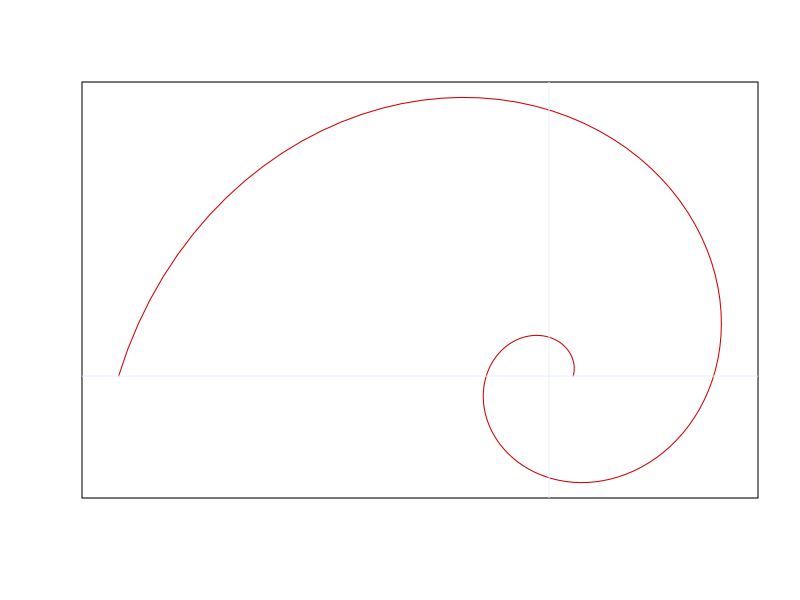

Reproduce this figure in R.
# tocID <- "R_Exercise-BasicSetup.R"
#
# Purpose: Configure and verify the basic setup of R projects. Play with
#          code.
#
# Note:    This project lives on Github:
#          https://github.com/hyginn/R_Exercise-BasicSetup
#
# Version: 1.2.2
#
# Date:    2022  09
# Author:  Boris Steipe (boris.steipe@utoronto.ca)
#
# V 1.2.2  2022 - Maintenance
# V 1.2.1  2021 - Maintenance
# V 1.2    Maintenance, and removing files that are no longer needed
# V 1.1    Add fast phi calculation and complex expression selection
# V 1.0    Golden Spiral example
# V 0.2    Additions to integrate with tutorial
# V 0.1    First code
#
# TODO:
#


#TOC> ==========================================================================
#TOC>
#TOC>   Section  Title                                         Line
#TOC> -------------------------------------------------------------
#TOC>   1        The RStudio layout                              50
#TOC>   2        Executing code                                  69
#TOC>   2.1        Up-arrow recalls previous commands            78
#TOC>   2.2        History tab                                   89
#TOC>   2.3        Command-specific history                      94
#TOC>   2.4        Cmd-Enter to execute selected code           102
#TOC>   2.5        Analyzing expressions inside-out             174
#TOC>   3        Files, and the working directory               235
#TOC>   4        Change some code and save the change           249
#TOC>   5        Quit, and restart where you left off           277
#TOC>   6        Shortcuts and autocomplete                     295
#TOC>   7        Summary                                        361
#TOC>
#TOC> ==========================================================================


#  BRAVA! You have successfully loaded the project file from GitHub.

# Now go through the tasks below.

# =    1  The RStudio layout  ==================================================

# In the default layout of RStudio's panes, this script file has been opened in
# the top-left pane; I refer to this as the "Script Pane". This is where you
# read and edit files.

# The pane below (bottom-left) is the "Console". This is where you type
# commands, or execute them from a script. This is also where RStudio produces
# its output.

# The pane at the top-right is the "Environment Pane". This is where you can see
# which variables or functions have currently been defined ("assigned") and what
# their values are.

# The pane at the bottom-right displays different kinds of information in its
# tabs: In the "Files Tab" you see a directory listing of the contents of the
# current working directory. The "Plots Tab" shows plots and graphs that R has
# created. And the "Help Tab" displays the information in R's help system.

# =    2  Executing code  ======================================================
#
#  You can execute code by typing it into the console.
#  Type: 3 + 4  and then hit <enter>
#
#  Now type: 1 + sqrt(5) / 2
#  (This is NOT the Golden Ratio, phi)
#

# ==   2.1  Up-arrow recalls previous commands  ================================
#  To change this to the formula for the Golden Ratio, you need to use
#  parentheses to enforce the proper operator precedence. Use the up-arrow key
#  to get the expression back on the command-line, then use the left and right
#  arrow keys to edit the expression and enter the correct parentheses: the
#  expression should read (1 + sqrt(5)) / 2
#  Then press <enter> to execute the corrected expression.
#  R should respond with
#       [1] 1.618034
#

# ==   2.2  History tab  =======================================================
# Another way to access previously typed code is through the History tab in the
# upper-right pane. Scroll to find a line that you want to execute or edit,
# double-click it, and it will appear in the Console. Try this.

# ==   2.3  Command-specific history  ==========================================
# Even more convenient is to type a few characters of a previous command, then
# hit <cmd><up-arrow>. A little window with previous commands that begin with
# the characters you just typed pops up and if you select one and hit <enter>,
# it gets loaded into the command line and you can either hit enter to execute
# it again, or edit it. This won't make a lot of sense now because you haven't
# entered many commands yet - it will be quite useful later.

# ==   2.4  Cmd-Enter to execute selected code  ================================
# You can ALSO execute code by selecting code in the Script Pane (where you are
# readinf right now) and pressing <command><enter> (or <ctrl><enter> on
# Windows). This passes code from the Script Pane to the console and executes it
# automatically. This is very convenient - in fact, this is the preferred way to
# work with lengthy scripts. Try this immediately: place the cursor anywhere
# into the expression below and type <command><enter>:


cat("\n  /\\_/\\\n ( o.o )\n  > ^ <\n\n")

# (No, the function cat() is not specifically meant to draw images of cats!
# Its name comes from conCATenate.)

# There are several variants to selecting and executing code. Read this
# carefully and try the alternatives - these three crazy tricks will change your
# life:

#  - When nothing is selected in the Script Pane, pressing <command><enter> will
#    execute the current line and move the cursor to the next line. You can
#    "walk" through code line by line in this way.
#
#  - This is the same as if you would have selected an entire line.
#
#  - If you select more than one line, you can execute an entire block of code
#    at once. Try this: select the block of code below, (from the first
#    assignment of FibPrev to the print() statement) and hit <command><enter>
#    to execute it. The code calculates successive approximations of the Golden
#    Ratio from Fibonacci numbers, and then prints the "true" value.

FibPrev <- 1L    # assign integer 1
FibCurr <- 1L
for (i in 1:40) {
    print(FibCurr / FibPrev, digits = 22) # approximate phi as the ratio of
    # two successive Fibonacci numbers
    tmp <- FibCurr
    FibCurr <- FibPrev + FibCurr          # calculate the next Fibonacci number
    FibPrev <- tmp                        # swap
}
print((1 + sqrt(5)) / 2, digits = 22)     # the real Golden Ratio for comparison
print(FibCurr)                            # the Fib_40 is pretty large

# Nb. This is a slow algorithm - it adds about a digit of accuracy every 3.5
# iterations. While we're here, let's play a bit: Here is a MUCH faster
# algorithm, based on the following identities:
#    Given F[k] and F[k + 1]:
#        F_2k   == F_k * ((2 * F_k+1) - F_k)
#        F_2k+1 == F_k^2 + F_k+1^2

FibPrev <- 1L    # assign integer 1
FibCurr <- 1L
for (i in 1:7) {
    print(FibCurr / FibPrev, digits = 22) # approximate phi as the ratio of
    # two successive Fibonacci numbers
    Fk  <- FibPrev
    Fk1 <- FibCurr
    FibPrev <- Fk * ((2 * Fk1) - Fk)  # calculate F_2k
    FibCurr <- Fk^2 + Fk1^2           # calculate F_2k+1
}
print((1 + sqrt(5)) / 2, digits = 22)   # The real Golden Ratio (approximately)
print(FibCurr)                          # Huge number, efficiently found


# This is just playing with numbers (i) for you to practice reading code, (ii)
# experimenting with alternatives (for example you could install the Rmpfr
# package for arbitrarily accurate computations, and calculate phi to 100 digits
# accuracy), and (iii) understand that efficient algorithms can be _very_ much
# faster than naive approaches to calculate. Often, whether something can be
# practically calculated at all depends on whether you can approach the problem
# in a way that it maps to a problem for which an efficient algorithm is
# available.

# ==   2.5  Analyzing expressions inside-out  ==================================
# Selecting and executing code is also really useful to analyze complex, nested
# R expressions from the inside out. To do this, you select _less_ than
# one line of code.

# Here's an example: assume you would like to try an intermittent fasting
# regime, fasting every fifth day, starting tomorrow. What will the next five
# weekdays of fasting be?

format(Sys.Date() + 1 + seq(0, length.out = 5, by = 5), "%a")

# That seems to be the correct result, but how on earth does this work?
# To understand this, we analyze the components of this expression. First
# select  Sys.Date() and execute it. You should get today's date.
#
# Next select Sys.Date() + 1 and execute that. This should give you
# tomorrow's date.
#
# Next select seq(0, length.out = 5, by = 5) and execute it. You should get
# [1]  0  5 10 15 20 ... i.e a vector of numbers, starting from 1, 5 numbers
#                            in all, each incremented by 5.
#
# What do we get when we add one to this vector? Select
# 1 + seq(0, length.out = 5, by = 5)
# and execute it to find out.
#
# And what do we get when we add a date to this resulting vector? Select
# Sys.Date() + 1 + seq(0, length.out = 5, by = 5)
# and execute it. These are the next five fasting days.

# And finally, what weekdays are these? format() is a versatile function that
# can handle many different types of R objects. We call this a "generic"
# function. If the object is of class "Date", the function sends the data to the
# format.Date() function, which knows how to convert this into weekdays (see
# ?strptime for a complete list of format options).

# Get into the habit to decompose R expressions and analyze what the individual
# components do, how they are nested, and how they work together. This is what
# reading code is about. If you just gloss over such complicated expressions
# you won't learn.

# I don't always write code in such nested ways for two reasons: (1) its
# not always obvious what happens, and code MUST be obvious or it is bad code;
# and (2) this is hard to debug if something goes wrong. Thus for course code
# I tend more often to write the same thing as:

x <- Sys.Date() + 1
x <- x + seq(0, length.out = 5, by = 5)
format(x, "%a")

# In this case we can watch how x changes line by line in the Environment
# Pane (top right) and check that what we do is correct.
#
#    N.b. Some people advocate using the pipe operator "%>%" from the magrittr::
#    package (also part of the "tidyverse"). And they often write very
#    enthusiastically about its benefits. After many years of considering it
#    I still think this is a poor idea. If you like, we can discuss this at some
#    point. But the idiom of using intermediate assignments to some variable
#    x or similar is what you will encounter most frequently in this course.


# =    3  Files, and the working directory  ====================================
#
# We need to make sure the working directory is set correctly. Execute
list.files()
# ... to get a list of files in the current working directory.
# If this is not the list of files you see in RStudio's  Files Pane, execute
getwd()
# ... to see what the working directory is set to. Then use the menu:
# Session -> Set Working Directory -> To Project Directory
# This executes the correct setwd() command. Confirm by executing
list.files()
# ... again.
#

# =    4  Change some code and save the change  ================================
#
# Here is a bit of code that plots 1.5 turns of the Golden Spiral. Don't worry
# if you don't understand the details - that's not the point right now. Execute
# the code.

turns <- 1.5                                 # number of turns to plot
p <- seq(0, (turns * 2 * pi),
         length.out = round(turns * 100))    # intervals, in radians
plot(exp(0.3061868562 * p) * cos(p),         # x-coordinates
     exp(0.3061868562 * p) * sin(p),         # y-coordinates
     type = "l", col = "#CC0000",            # draw as a red line
     xaxt = "n", yaxt = "n",                 # turn tick-marks off
     xlab = "", ylab = "",                   # turn axis labels off
     asp = 1.0)                              # plot with 1:1 aspect ratio
abline(v = 0, col = "#E6EEFF")               # add pale-blue vertical ...
abline(h = 0, col = "#E6EEFF")               # ... and horizontal line

# Now change the value of "turns" from 1.5 to 2.75 in the code above. Note that
# the filename in the Script Pane changes colour: it turns red and has a star
# behind it. This means: this script has unsaved changes.

# Execute the modified block of code. The number of the turns increases.

# Now save the change. The filename changes to black again. The Modified date
# of the script in the Files Pane is now today's date.


# =    5  Quit, and restart where you left off  ================================
#
# Finally, we'll quit RStudio and restart the project. It should be obvious how
# to quit. But here's how to reload a project.

# Choose: File -> Recent Projects -> <the project you need>

# Note: Take care to choose the "Recent Projects" menu option,
#       not "Recent Files".

# Try this out, use the File -> Quit Session... option to quit - and if you are
# being asked if you want to save anything, for the purpose of this course or
# workshop _always_ answer "No". Then reload the project, note that the value of
# turns should now be what you had changed it to.

# Plot another beautiful spiral for good measure.


# =    6  Shortcuts and autocomplete  ==========================================

# RStudio's editor has a number of useful shortcuts and aids for efficient
# coding. Try them.
#
#   - Typing an opening parenthesis automatically types the closing parenthesis.
#
#   - Selecting text and typing a quotation mark quotes the selected text.
#
#   - Both bracketing and quoting of selected code work with single- and
#     double quotation marks, parentheses, square brackets and curly braces.
#
#   - Typing a newline character automatically indents the following line.
#
#   - Typing a newline inside a comment automatically prefixes the line
#     with a comment character.
#
#   - Typing the first three letters of a variable or function name lists
#     possible choices to autocomplete. Use the arrow keys to select, hit
#     <enter> or <tab> to execute. Note that this is not case sensitive.
#     Autocomplete is therefore especially useful if you are not sure about
#     the correct case. Try it: type  Tur  and you should get the variable
#     "turns" selected.
#
#   - typing <alt>-<up-arrow> shifts a line (or selected block) up or down.
#     (I use this a lot :-)
#
#   - holding <alt> while selecting things allows you to select columns.
#     Try this: in the block below select and delete the extra two
#     columns of sevens:
#
#     012345677789
#     012345677789
#     012345677789
#
#   - note how the insert cursor spans all three lines. You can also use this
#     to type into several lines at once! Try this: place the cursor behind the
#     three nines, then type abcdef. Hex.
#
#   - You can customize the keyboard layout and this makes it easy to switch
#     between programs that you are used to without having to remember new
#     every shortcuts every time. One thing I always change in my work is
#     the code to move between open tabs (I usually have quite a few open).
#     For Chrome, on the Mac the code is Alt+Cmd+Left resp. Alt+Cmd+Right to
#     step forward resp. backwards through tabs. On Chrome for Windows it
#     is Ctrl+PgDown resp. Ctrl+PgUp. The RStudio default is Ctrl+Tab resp.
#     Ctrl+Shift+Tab.
#
#     Task:
#     =====
#     Open Tools > Modify Keyboard Shortcuts...
#     Type  tab  into the Filter box.
#     Find "Open Next Tab" and "Open Previous Tab".
#     Click on the current key combination to edit it.
#     Press the same keycode that works for Chrome on your computer.
#     Click apply to save your choices.
#
#     Now open a few files from the  Files  pane and confirm that the
#     new key combo works for you, forward and back.
#
#  -  Sometimes we want to compare files with each other, and switching tabs
#     is not so convenient. You should know that you can undock tabs too, by
#     dragging them out of the main RStudio window. That's very useful. Try
#     it!
#

# =    7  Summary  =============================================================
#
# Summary:  - The layout of the Panes
#           - Typing code
#           - Editing code in the Console, using the arrow keys
#           - Retrieving code via the History tab
#           - Selecting code in the Script Pane and executing it
#             with <command><enter>
#           - Analyzing R expressions by selecting and executing parts
#           - Setting the Working Directory
#           - Editing code in the script and saving the change
#           - Quitting RStudio and restarting a recent project.
#           - Some amazingly useful typing and selecting shortcuts


# [END]
